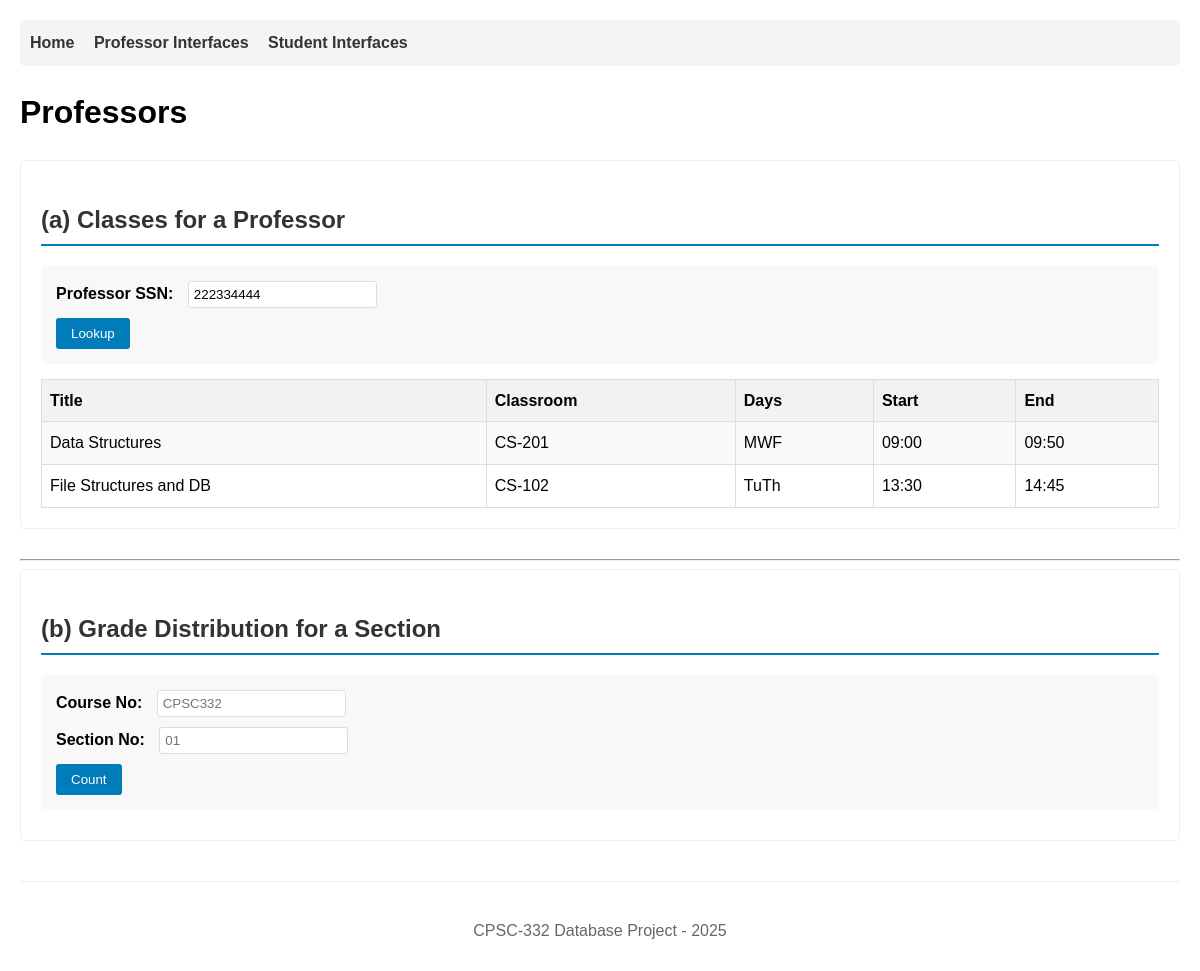
Screenshot of /professors.php?prof_ssn=222334444 with the database file from the repository.
### tables this page shows
CREATE TABLE sections (
  course_no      VARCHAR(10) NOT NULL,
  section_no     VARCHAR(8)  NOT NULL,
  classroom      VARCHAR(50),
  seats          INT,
  meeting_days   VARCHAR(10),        
  start_time     TIME,
  end_time       TIME,
  professor_ssn  CHAR(9) NOT NULL,
  PRIMARY KEY (course_no, section_no),
  CONSTRAINT fk_sec_course FOREIGN KEY (course_no) REFERENCES courses(course_no),
  CONSTRAINT fk_sec_prof   FOREIGN KEY (professor_ssn) REFERENCES professors(ssn)
);

CREATE TABLE courses (
  course_no      VARCHAR(10) PRIMARY KEY,    
  title          VARCHAR(120) NOT NULL,
  textbook       VARCHAR(200),
  units          DECIMAL(3,1) NOT NULL,
  dept_id        INT NOT NULL,
  CONSTRAINT fk_course_dept FOREIGN KEY (dept_id) REFERENCES departments(dept_id)
);

### public/professors.php (the view, shortened to what this page needs)
<?php
$pdo = db();
$profResults = [];
if (isset($_GET['prof_ssn'])) {
  $stmt = $pdo->prepare("
    SELECT c.title, s.classroom, s.meeting_days, s.start_time, s.end_time
    FROM sections s
    JOIN courses c ON c.course_no = s.course_no
    WHERE s.professor_ssn = ?
    ORDER BY c.title, s.start_time
  ");
  $stmt->execute([$_GET['prof_ssn']]);
  $profResults = $stmt->fetchAll();
}
ob_start(); ?>
<section>
  <h2>(a) Classes for a Professor</h2>
  <form method="get">
    <label>Professor SSN:
      <input name="prof_ssn" placeholder="111223333" value="<?= htmlspecialchars($_GET['prof_ssn'] ?? '') ?>">
    </label>
    <button type="submit">Lookup</button>
  </form>
  <?php if ($profResults): ?>
    <table>
      <tr><th>Title</th><th>Classroom</th><th>Days</th><th>Start</th><th>End</th></tr>
      <?php foreach ($profResults as $r): ?>
        <tr>
          <td><?= htmlspecialchars($r['title']) ?></td>
          <td><?= htmlspecialchars($r['classroom']) ?></td>
          <td><?= htmlspecialchars($r['meeting_days']) ?></td>
          <td><?= htmlspecialchars(substr($r['start_time'],0,5)) ?></td>
          <td><?= htmlspecialchars(substr($r['end_time'],0,5)) ?></td>
        </tr>
      <?php endforeach; ?>
    </table>
  <?php elseif (isset($_GET['prof_ssn'])): ?>
    <p>No sections found.</p>
  <?php endif; ?>
</section>
<hr>
<section>
  <h2>(b) Grade Distribution for a Section</h2>
  <form method="get">
    <label>Course No: <input name="course_no" placeholder="CPSC332"
      value="<?= htmlspecialchars($_GET['course_no'] ?? '') ?>"></label>
    <label>Section No: <input name="section_no" placeholder="01"
      value="<?= htmlspecialchars($_GET['section_no'] ?? '') ?>"></label>
    <button type="submit">Count</button>
  </form>
</section>
<?php
require __DIR__ . '/../app/views/layout.php';
render('Professors', ob_get_clean());

### app/views/layout.php (shortened to what this page needs)
<?php
function render($title, $content) {
?><!DOCTYPE html>
<html lang="en">
<head>
</head>
<body>
  <nav>
    <a href="/">Home</a>
    <a href="/professors.php">Professor Interfaces</a>
    <a href="/students.php">Student Interfaces</a>
  </nav>
  <h1><?= htmlspecialchars($title) ?></h1>
  <main>
    <?= $content ?>
  </main>
  <footer style="margin-top: 40px; padding-top: 20px; border-top: 1px solid #eee; color: #666; text-align: center;">
    <p>CPSC-332 Database Project - <?= date('Y') ?></p>
  </footer>
</body>
</html>
<?php
}
?>

### app/views/layout.php (style rules this page uses)
body { font-family: Arial, sans-serif; max-width: 1200px; margin: 0 auto; padding: 20px; line-height: 1.6; }
nav { background: #f4f4f4; padding: 10px; margin-bottom: 20px; border-radius: 5px; }
nav a { margin-right: 15px; text-decoration: none; color: #333; font-weight: bold; }
table { border-collapse: collapse; width: 100%; margin-top: 15px; }
th, td { border: 1px solid #ddd; padding: 8px; text-align: left; }
th { background-color: #f2f2f2; font-weight: bold; }
tr:nth-child(even) { background-color: #f9f9f9; }
form { background: #f8f8f8; padding: 15px; border-radius: 5px; margin: 10px 0; }
form label { display: block; margin-bottom: 10px; font-weight: bold; }
form input { padding: 5px; margin-left: 10px; border: 1px solid #ddd; border-radius: 3px; }
button { background: #007cba; color: white; padding: 8px 15px; border: none; border-radius: 3px; cursor: pointer; }
section { margin-bottom: 30px; padding: 20px; border: 1px solid #eee; border-radius: 5px; }
h2 { color: #333; border-bottom: 2px solid #007cba; padding-bottom: 5px; }

### rows the page displays
sections: course_no.title "Data Structures", classroom "CS-201", meeting_days "MWF", start_time "09:00", end_time "09:50"
sections: course_no.title "File Structures and DB", classroom "CS-102", meeting_days "TuTh", start_time "13:30", end_time "14:45"

### other values shown
$title "Professors"
